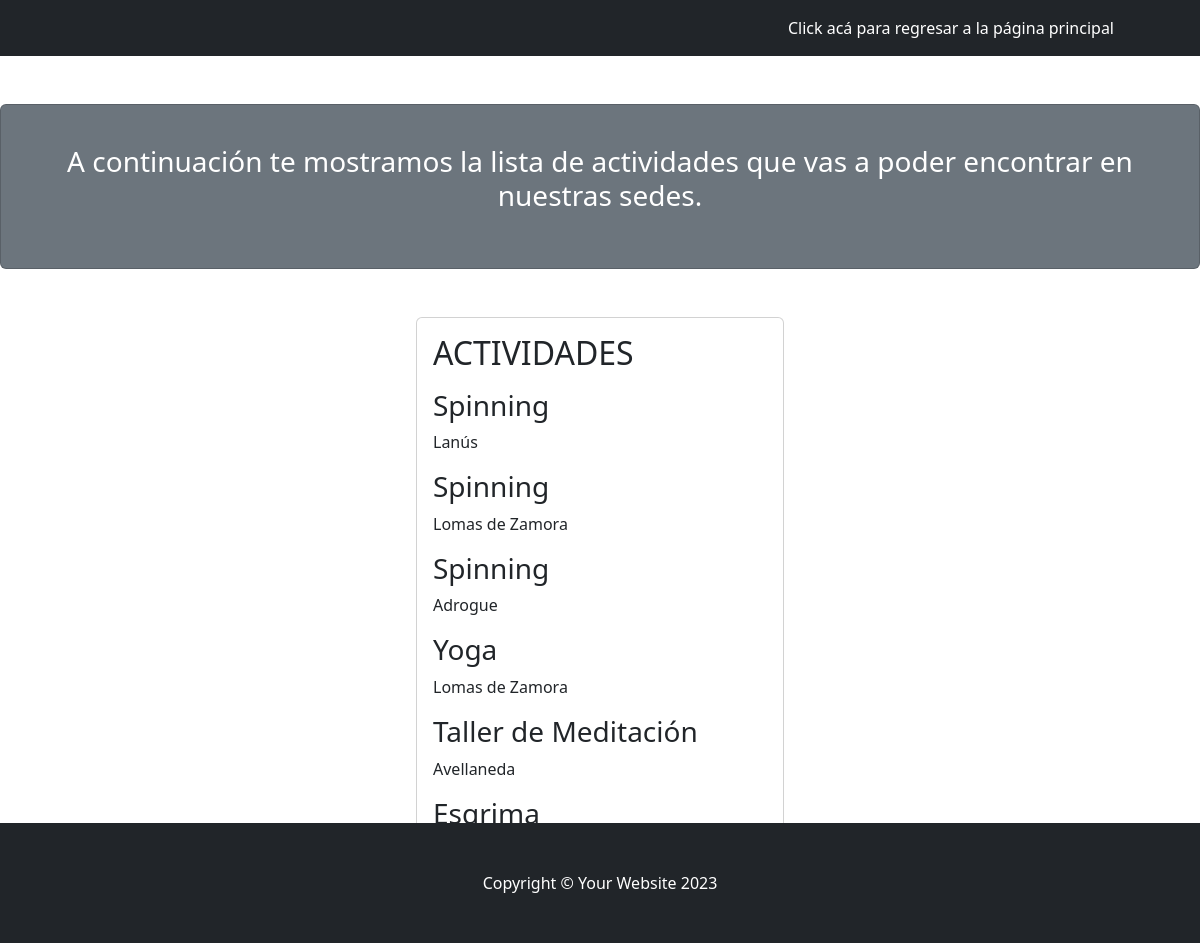
Screenshot of /actividades/todas/ with the database file from the repository.
### AppSport/models.py (models this page shows, shortened)
class Actividad(models.Model):
    nombre = models.CharField(max_length=100)
    sede = models.CharField(max_length=100)

### AppSport/views.py (the view)
# urls.py: path('actividades/todas/', actividades_todas_view, name='actividadestodas'),
def actividades_todas_view(request):
    actividades = models.Actividad.objects.all()
    context = {"actividadestodas": actividades}
    return render(request, "AppSport/index_actividades_lista.html", context)

### AppSport/templates/AppSport/index_actividades_lista.html (shortened to what this page needs)
{% load static %}
<!DOCTYPE html>
<html lang="es">
    <head>
        <link href="{% static 'AppSport/css/styles.css' %}" rel="stylesheet" />
    </head>
    <body>
        <nav class="navbar navbar-expand-lg navbar-dark bg-dark">
            <div class="container px-5">
                    <ul class="navbar-nav ms-auto mb-2 mb-lg-0">
                        <li class="nav-item"><a class="nav-link active" aria-current="page" href="{% url 'AppSport:inicio' %}">Click acá para regresar a la página principal</a></li>
                    </ul>
                </div>
        </nav>
                   {% block contenidoQueCambia %}
            <div class="card text-white bg-secondary my-5 py-4 text-center">
                <div class="card-body"><p class="text-white m-0"><h3>A continuación te mostramos la lista de actividades que vas a poder encontrar en nuestras sedes.<h3></p></div>
            </div>
<div class="row gx-4 gx-lg-5 justify-content-center">
    <div class="col-md-4 mb-5">
        <div class="card h-100 mx-auto">
            <div class="card-body">
                <h2 class="card-title">ACTIVIDADES</h2>
                <p class="card-text">
                        {% for actividad in actividadestodas %}
                            <h3>{{ actividad.nombre }}</h3>
                            <p>{{ actividad.sede }}</p>
                        {% endfor %}
                    {% endblock %}
                </p>
            </div>
        </div>
    </div>
        <footer class="py-5 bg-dark fixed-bottom">
            <div class="container px-4 px-lg-5"><p class="m-0 text-center text-white">Copyright &copy; Your Website 2023</p></div>
        </footer>
    </body>
</html>

### rows the page displays
Actividad: nombre "Spinning", sede "Lanús"
Actividad: nombre "Spinning", sede "Lomas de Zamora"
Actividad: nombre "Spinning", sede "Adrogue"
Actividad: nombre "Yoga", sede "Lomas de Zamora"
Actividad: nombre "Taller de Meditación", sede "Avellaneda"
Actividad: nombre "Esgrima"
